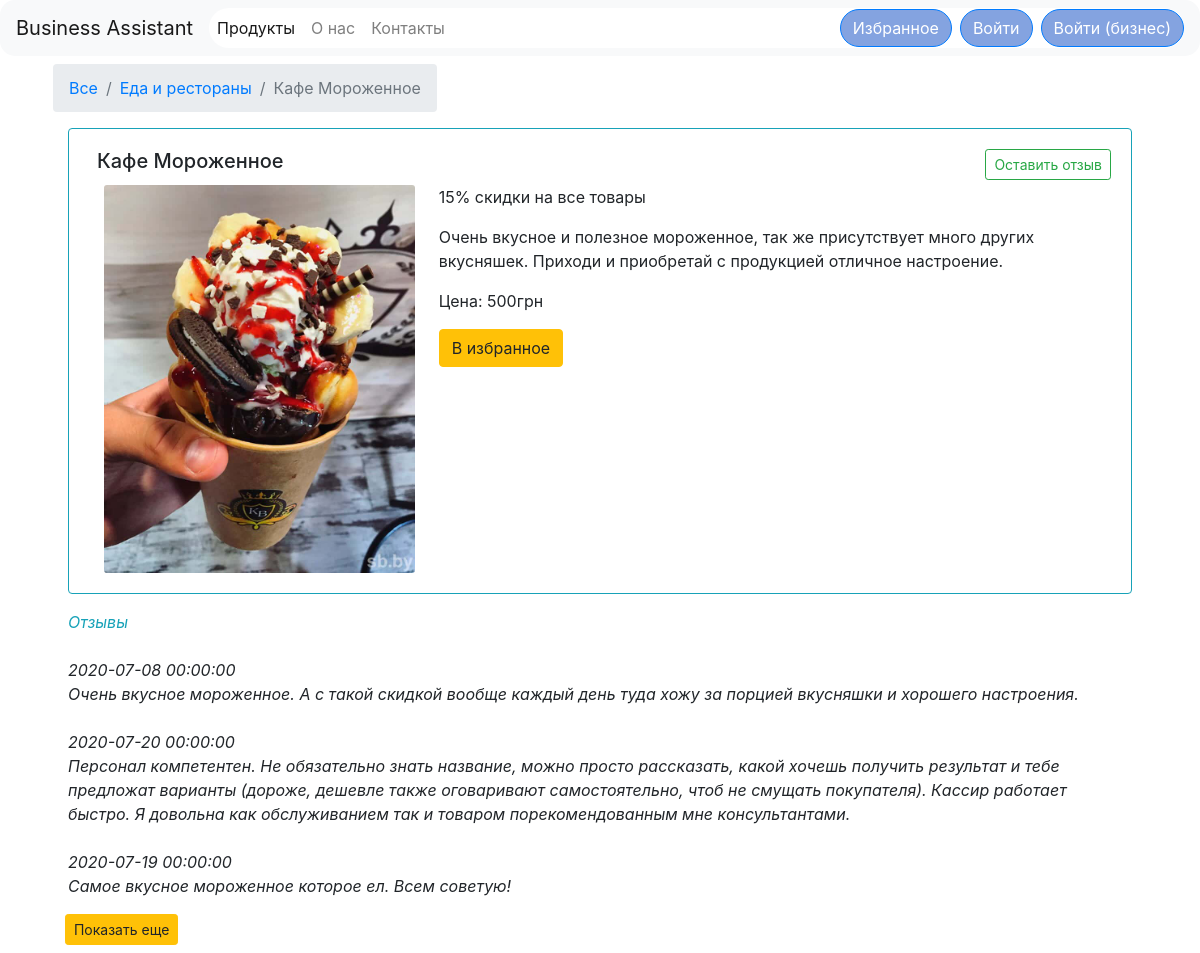
The app's page /shop/product.php?id=1 with its own data.
### tables this page shows
CREATE TABLE `categories` (
  `id` int(11) NOT NULL,
  `status` varchar(10) NOT NULL DEFAULT 'Добавлено',
  `title` varchar(255) NOT NULL
);

CREATE TABLE `products` (
  `id` int(11) NOT NULL,
  `request_id` int(11) NOT NULL,
  `title` varchar(255) NOT NULL,
  `cost` int(11) NOT NULL,
  `description` varchar(255) NOT NULL,
  `content` text NOT NULL,
  `image` varchar(255) NOT NULL,
  `category_id` int(11) NOT NULL,
  `status` varchar(10) NOT NULL DEFAULT 'Добавлено'
);

CREATE TABLE `review_products` (
  `id` int(11) NOT NULL,
  `product_id` int(11) NOT NULL,
  `user_id` int(11) NOT NULL,
  `text` text NOT NULL,
  `data` datetime NOT NULL DEFAULT current_timestamp()
);

### shop/product.php (the view, shortened to what this page needs)
<?php
include 'configs/db.php';
$page = "home";
if (isset($_COOKIE["user_admin"])) {
} else {
	include 'parts/header.php';
}
if (isset($_COOKIE["user_id_b"])) {
	$sql = "SELECT * FROM products WHERE request_id=" . $_GET['id'];
	$result = $conn->query($sql);
	$row = mysqli_fetch_assoc($result);
} else {
	$sql = "SELECT * FROM products WHERE id=" . $_GET['id'];
	$result = $conn->query($sql);
	$row = mysqli_fetch_assoc($result);
	$categoryResult = $conn->query('SELECT * FROM categories WHERE id=' . $row['category_id']);
	$category = mysqli_fetch_assoc($categoryResult);
}
?>
<div class="container">
	<div class="row m-2">
		<?php
		if (isset($_COOKIE["user_id_b"]) || isset($_COOKIE["user_admin"])) {
		} else { ?>
			<nav aria-label="breadcrumb ">
				<ol class="breadcrumb">
					<li class="breadcrumb-item"><a href="/shop/">Все</a></li>
					<li class="breadcrumb-item">
						<a href="cat.php?id=<?php echo $category['id']; ?> ">
							<?php echo $category['title']; ?>
						</a>
					</li>
					<li class="breadcrumb-item active" aria-current="page"><?php echo $row['title']; ?></li>
				</ol>
			</nav> <?php
				} ?>
		<div class="col-12">
			<div class="card border-info mb-3">
				<div class="card-body">
					<h5 class="card-title text-left ml-2">
						<?php echo $row['title'];
						if (isset($_COOKIE["user_admin"])) {
						} else { ?>
							<a href="/shop/review.php?product_id=<?php echo $row['id'] ?>" type="button" class="btn btn-outline-success btn-sm float-right">Оставить отзыв</a> <?php
						} ?>
					</h5>
					<div class="col-md-4">
						<img src="/shop/images/<?php echo $row['image']; ?>" alt='Продукт' class="card-img float-left mr-4">
					</div>
					<div>
						<p class="card-text"><?php echo $row['description']; ?></p>
						<p class="card-text"><?php echo $row['content']; ?></p>
						<p class="card-text">Цена: <?php echo $row['cost']; ?>грн</p>
					</div>
					<?php
					if (isset($_COOKIE["user_id_b"]) || isset($_COOKIE["user_admin"])) {
					} else { ?>
						<a class="btn btn-warning mt-3" onclick="addToFavorites(this)" data-id='<?php echo $row['id']; ?>'>В избранное</a>
					<?php
					}
					?>
				</div>
			</div>
		</div>
		<?php
		if (isset($_COOKIE["user_admin"])) {
		} else { ?>
			<div class="col-12" id='review'>
				<p><i class='text-info'>Отзывы</i></p>
				<?php
				if (isset($_GET['page'])) {
					$page = $_GET['page'];
				} else {
					$page = 1;
				}
				$kol = 3;
				$art = ($page * $kol) - $kol;
				$sql = "SELECT * FROM review_products WHERE product_id='" . $row['id'] . "' LIMIT $art, $kol";
				$result = $conn->query($sql);
				while ($review = mysqli_fetch_assoc($result)) { ?>
					<div class="mt-4">
						<i><?php echo $review['data']; ?></i><br>
						<i><?php echo $review['text']; ?></i>
					</div> <?php
				}
				if (mysqli_num_rows($result) > 2) { ?>
			</div>
			<div class="row mt-3">
				<div class="col-12 offset-1">
					<button class="btn btn-warning btn-sm " id='show_more_review'>Показать еще</button>
				</div>
			</div> <?php
				}
		} ?>
	<?php include 'parts/footer.php'; ?>

### records on screen
categories: title "Еда и рестораны"
products: title "Кафе Мороженное", image (picture), description "15% скидки на все товары", content "Очень вкусное и полезное мороженное, так же присутствует много других вкусняшек. Приходи и приобретай с продукцией отличное настроение.", cost "500"
review_products: data "2020-07-08 00:00:00", text "Очень вкусное мороженное. А с такой скидкой вообще каждый день туда хожу за порцией вкусняшки и хорошего настроения."
review_products: data "2020-07-20 00:00:00", text "Персонал компетентен. Не обязательно знать название, можно просто рассказать, какой хочешь получить результат и тебе предложат варианты (дороже, дешевле также оговаривают самостоятельно, чтоб не смущать покупателя). Кассир работает быстро. Я довольна как обслуживанием так и товаром порекомендованным мне консультантами."
review_products: data "2020-07-19 00:00:00", text "Самое вкусное мороженное которое ел. Всем советую!"

### other values on screen
$nameSite "Business Assistant"
